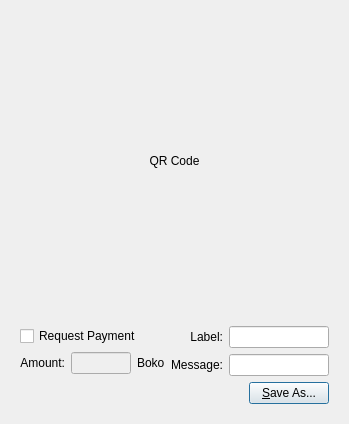
<?xml version="1.0" encoding="UTF-8"?>
<ui version="4.0">
 <class>QRCodeDialog</class>
 <widget class="QDialog" name="QRCodeDialog">
  <property name="geometry">
   <rect>
    <x>0</x>
    <y>0</y>
    <width>320</width>
    <height>404</height>
   </rect>
  </property>
  <property name="windowTitle">
   <string>Dialog</string>
  </property>
  <layout class="QVBoxLayout" name="verticalLayout_3">
   <item>
    <widget class="QLabel" name="lblQRCode">
     <property name="sizePolicy">
      <sizepolicy hsizetype="Expanding" vsizetype="Expanding">
       <horstretch>0</horstretch>
       <verstretch>0</verstretch>
      </sizepolicy>
     </property>
     <property name="minimumSize">
      <size>
       <width>300</width>
       <height>300</height>
      </size>
     </property>
     <property name="text">
      <string>QR Code</string>
     </property>
     <property name="alignment">
      <set>Qt::AlignCenter</set>
     </property>
     <property name="wordWrap">
      <bool>true</bool>
     </property>
    </widget>
   </item>
   <item>
    <widget class="QWidget" name="widget" native="true">
     <layout class="QVBoxLayout" name="verticalLayout_2">
      <item>
       <layout class="QHBoxLayout" name="horizontalLayout_2">
        <item>
         <layout class="QVBoxLayout" name="verticalLayout">
          <item>
           <widget class="QCheckBox" name="chkReqPayment">
            <property name="enabled">
             <bool>true</bool>
            </property>
            <property name="text">
             <string>Request Payment</string>
            </property>
           </widget>
          </item>
          <item>
           <layout class="QHBoxLayout" name="horizontalLayout">
            <item>
             <widget class="QLabel" name="lblAmount">
              <property name="sizePolicy">
               <sizepolicy hsizetype="Preferred" vsizetype="Maximum">
                <horstretch>0</horstretch>
                <verstretch>0</verstretch>
               </sizepolicy>
              </property>
              <property name="text">
               <string>Amount:</string>
              </property>
              <property name="alignment">
               <set>Qt::AlignRight|Qt::AlignTrailing|Qt::AlignVCenter</set>
              </property>
              <property name="buddy">
               <cstring>lnReqAmount</cstring>
              </property>
             </widget>
            </item>
            <item>
             <widget class="QLineEdit" name="lnReqAmount">
              <property name="enabled">
               <bool>false</bool>
              </property>
              <property name="minimumSize">
               <size>
                <width>60</width>
                <height>0</height>
               </size>
              </property>
              <property name="alignment">
               <set>Qt::AlignRight|Qt::AlignTrailing|Qt::AlignVCenter</set>
              </property>
             </widget>
            </item>
            <item>
             <widget class="QLabel" name="lblBTC">
              <property name="sizePolicy">
               <sizepolicy hsizetype="Preferred" vsizetype="Maximum">
                <horstretch>0</horstretch>
                <verstretch>0</verstretch>
               </sizepolicy>
              </property>
              <property name="text">
               <string>Boko</string>
              </property>
              <property name="buddy">
               <cstring>lnReqAmount</cstring>
              </property>
             </widget>
            </item>
           </layout>
          </item>
         </layout>
        </item>
        <item>
         <layout class="QGridLayout" name="gridLayout">
          <item row="0" column="0">
           <widget class="QLabel" name="lblLabel">
            <property name="text">
             <string>Label:</string>
            </property>
            <property name="alignment">
             <set>Qt::AlignRight|Qt::AlignTrailing|Qt::AlignVCenter</set>
            </property>
            <property name="buddy">
             <cstring>lnLabel</cstring>
            </property>
           </widget>
          </item>
          <item row="0" column="1">
           <widget class="QLineEdit" name="lnLabel">
            <property name="minimumSize">
             <size>
              <width>100</width>
              <height>0</height>
             </size>
            </property>
           </widget>
          </item>
          <item row="1" column="0">
           <widget class="QLabel" name="lblMessage">
            <property name="text">
             <string>Message:</string>
            </property>
            <property name="alignment">
             <set>Qt::AlignRight|Qt::AlignTrailing|Qt::AlignVCenter</set>
            </property>
            <property name="buddy">
             <cstring>lnMessage</cstring>
            </property>
           </widget>
          </item>
          <item row="1" column="1">
           <widget class="QLineEdit" name="lnMessage">
            <property name="minimumSize">
             <size>
              <width>100</width>
              <height>0</height>
             </size>
            </property>
           </widget>
          </item>
         </layout>
        </item>
       </layout>
      </item>
      <item>
       <layout class="QHBoxLayout" name="horizontalLayout_3">
        <item>
         <spacer name="horizontalSpacer">
          <property name="orientation">
           <enum>Qt::Horizontal</enum>
          </property>
          <property name="sizeHint" stdset="0">
           <size>
            <width>40</width>
            <height>20</height>
           </size>
          </property>
         </spacer>
        </item>
        <item>
         <widget class="QPushButton" name="btnSaveAs">
          <property name="text">
           <string>&amp;Save As...</string>
          </property>
         </widget>
        </item>
       </layout>
      </item>
     </layout>
    </widget>
   </item>
  </layout>
 </widget>
 <resources/>
 <connections>
  <connection>
   <sender>chkReqPayment</sender>
   <signal>clicked(bool)</signal>
   <receiver>lnReqAmount</receiver>
   <slot>setEnabled(bool)</slot>
   <hints>
    <hint type="sourcelabel">
     <x>92</x>
     <y>285</y>
    </hint>
    <hint type="destinationlabel">
     <x>98</x>
     <y>311</y>
    </hint>
   </hints>
  </connection>
 </connections>
</ui>
